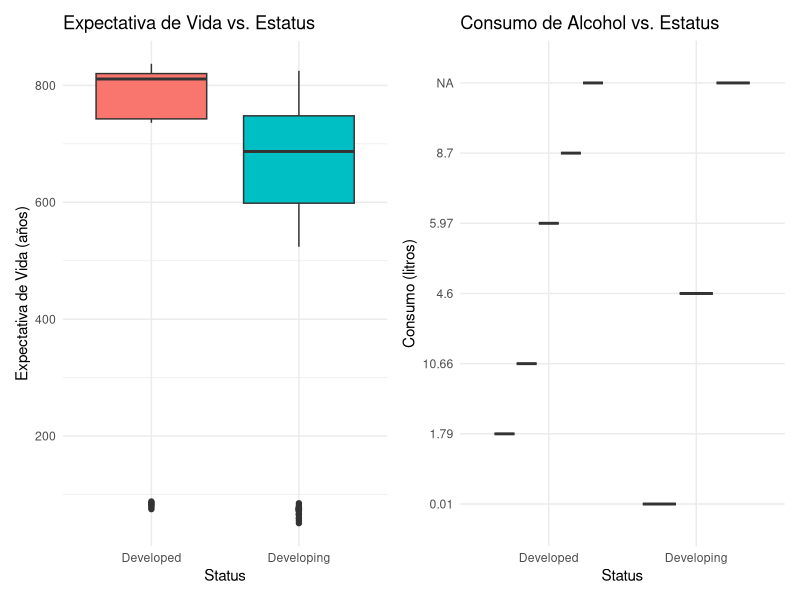
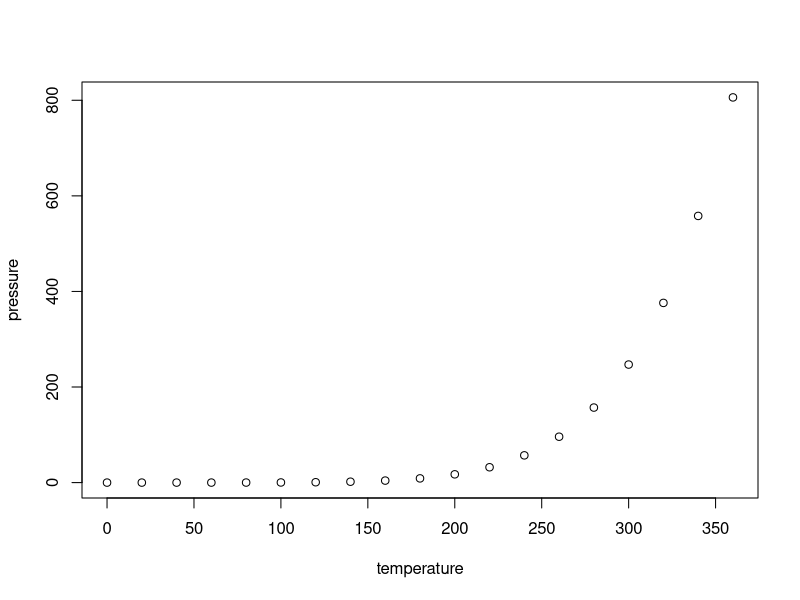

These figures' R source, in order:
## ---- chunk 1
library(readr)
Life_Expectancy_Data_2_csv <- read_csv2("./Life Expectancy Data.csv")
View(Life_Expectancy_Data_2_csv)
## ---- chunk 2
library(dplyr)
library(ggplot2)

# Filtrar SOLO para el año 2015
datos_2015 <- Life_Expectancy_Data_2_csv %>%
  filter(Year == 2015) %>%

  # Seleccionar solo las columnas necesarias para el análisis de la Pregunta 1
  select(Country, Year, Status, `Alcohol`,
         `Life Expectancy`, `Adult Mortality`,
         `Infant Deaths`, `Schooling`)

# Crea un dataframe ESPECIALMENTE para la Prueba T de ALCOHOL
# Aquí filtramos las NAs para las variables EXACTAS que compararemos.
datos_t_test_alcohol <- datos_2015 %>%
  filter(!is.na(`Alcohol`), !is.na(Status))

# Imprimimos el conteo para ver si hay suficientes datos en cada grupo
conteo_alcohol <- datos_t_test_alcohol %>%
  group_by(Status) %>%
  summarise(N = n())

print("Conteo de observaciones válidas para la Prueba T (Alcohol):")
print(conteo_alcohol)
## ---- chunk 3
# Cálculo de estadísticas descriptivas agrupadas por 'Status'
comparacion_descriptiva <- datos_2015 %>%
  group_by(Status) %>%
  summarise(
    N = n(),

    # Medias y SDs para las variables clave
    Alcohol_Media = mean(`Alcohol`, na.rm = TRUE),
    Vida_Media = mean(`Life Expectancy`, na.rm = TRUE),
    Mortalidad_Adultos_Media = mean(`Adult Mortality`, na.rm = TRUE),
    Muertes_Infantes_Media = mean(`Infant Deaths`, na.rm = TRUE),
    Escolarizacion_Media = mean(`Schooling`, na.rm = TRUE)
  )

# Mostrar la tabla
print(comparacion_descriptiva)
## ---- chunk 4
# Para mostrar múltiples gráficas en una fila
library(patchwork)

# Gráfica de Expectativa de Vida
p1 <- ggplot(datos_2015, aes(x = Status, y = `Life Expectancy`, fill = Status)) +
  geom_boxplot() +
  labs(title = "Expectativa de Vida vs. Estatus", y = "Expectativa de Vida (años)") +
  theme_minimal() + theme(legend.position = "none")

# Gráfica de Consumo de Alcohol
p2 <- ggplot(datos_2015, aes(x = Status, y = `Alcohol`, fill = Status)) +
  geom_boxplot() +
  labs(title = "Consumo de Alcohol vs. Estatus", y = "Consumo (litros)") +
  theme_minimal() + theme(legend.position = "none")

# Combina las dos gráficas
p1 + p2
## ---- chunk 5
summary(cars)
## ---- chunk 6
plot(pressure)
